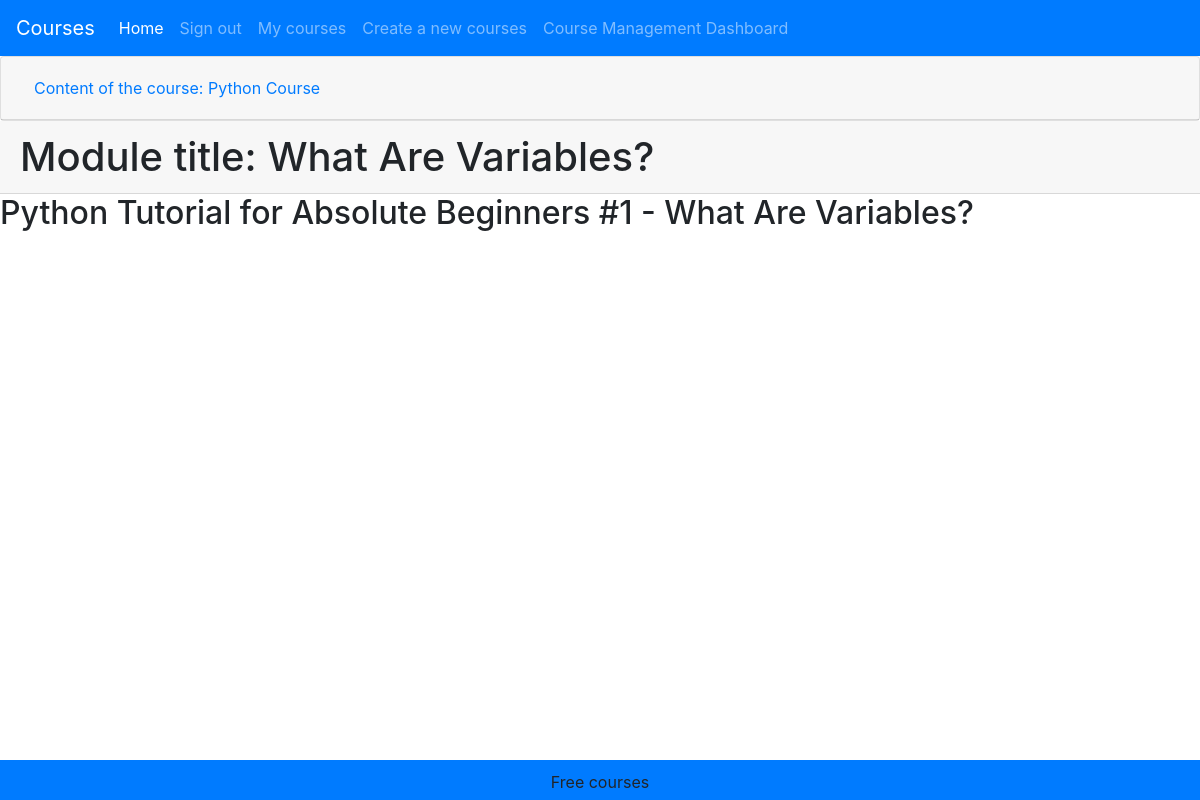
/students/course/20/ (signed in), run on the app's committed database.
### courses/models.py (models this page shows, shortened)
class Course(models.Model):
    owner=models.ForeignKey(User,related_name='courses_created', on_delete=models.CASCADE)
    subject = models.ForeignKey(Subject,related_name='courses',	on_delete=models.CASCADE)
    title = models.CharField(max_length=200)
    slug = models.SlugField(max_length=200, unique=True)
    overview = models.TextField()
    created = models.DateTimeField(auto_now_add=True)
    students = models.ManyToManyField(User,related_name='courses_joined',blank=True)
    class Meta:
        ordering = ['-created']

class Module(models.Model):
    course = models.ForeignKey(Course, related_name='modules', on_delete=models.CASCADE)
    title = models.CharField(max_length=200)
    description = models.TextField(blank=True)
    order = OrderField(blank=True,for_fields=['course'])
    class Meta:
        ordering = ['order']
    def __str__(self):
        return '{}. {}'.format(self.order,self.title)

class Content(models.Model):
    module = models.ForeignKey(Module,related_name='contents', on_delete=models.CASCADE)
    content_type = models.ForeignKey(ContentType,limit_choices_to={'model__in':('text',
                                                                    'video',
                                                                    'image',
                                                                    'file')}, on_delete=models.CASCADE)
    object_id = models.PositiveIntegerField()
    item=GenericForeignKey('content_type', 'object_id')
    order = OrderField(blank=True, for_fields=['module'])
    class Meta:
        ordering = ['order']

class ItemBase(models.Model):
    owner = models.ForeignKey(User,related_name='%(class)s_related',on_delete=models.CASCADE)
    title=models.CharField(max_length=250)
    created=models.DateTimeField(auto_now_add=True)
    updated=models.DateTimeField(auto_now=True)
    class Meta:
        abstract = True
    def render(self):
        return render_to_string('courses/content/{}.html'.format(self._meta.model_name),{'item': self})

class Video(ItemBase):
    url=models.URLField()

### students/views.py (the view)
# urls.py: path('course/<pk>/',cache_page(60 * 15)(views.StudentCourseDetailView.as_view()),name='student_course_detail'),
class StudentCourseDetailView(DetailView):
    model = Course
    template_name = 'students/course/detail.html'
    def get_queryset(self):
        qs = super(StudentCourseDetailView, self).get_queryset()
        return qs.filter(students__in=[self.request.user])
    def get_context_data(self, **kwargs):
        context = super(StudentCourseDetailView,
                        self).get_context_data(**kwargs)
        course = self.get_object()
        if 'module_id' in self.kwargs:
            context['module'] = course.modules.get(
                                    id=self.kwargs['module_id'])
        else:
            context['module'] = course.modules.all()[0]
        return context

### students/templates/students/course/detail.html (shortened to what this page needs)
{% extends "base.html" %}
{% load cache %}
{% block content %}
<div id="accordion">
  <div class="card">
    <div class="card-header" id="headingOne">
      <h5 class="mb-0">
        <button class="btn btn-link" data-toggle="collapse" data-target="#collapseOne" aria-expanded="true" aria-controls="collapseOne">
          Content of the course: {{ course.title }}
        </button>
      </h5>
    </div>
  </div>
     <h1 class="card-header">
     Module title:   {{ module.title }}
    </h1>
      <div class="list-unstyled text-justify">
        {% cache 600 module_contents module %}
            {% for content in module.contents.all %}
                {% with item=content.item %}
                    <h2 class="card-title">{{ item.title }}</h2>
                {% endwith %}
            {% endfor %}
        {% endcache %}
    </div>
{% endblock %}

### data on the page
Course: title "Python Course"
Module: title "What Are Variables?"
Content: item "Python Tutorial for Absolute Beginners #1 - What Are Variables?"
